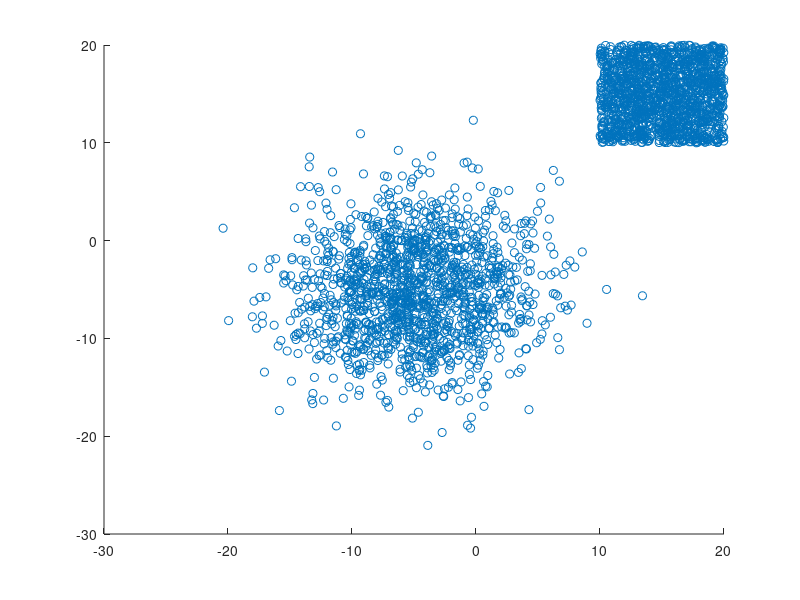

Here is the MATLAB script that generated this plot: (Note: this script raises an error after producing the figure.)
clear all 
close all 

% Define 2D uniform range
x_min = 10; x_max = 20;
y_min = 10; y_max = 20;
x_min_g = 0; x_max_g = -10;
y_min_g = 0; y_max_g = -10; 

% Define parameters
sampleSize = 1500;
HalfPeriod_L = [ x_max+(x_max - x_min)*3 y_max+(y_max - y_min)*3 ];
Mixture_N = 20;
Trimming_Factor = 20; 
Convergence_Factor = 0.000001;

% Generate x and y samples
rng('shuffle');
x_samples_uniform = x_min + (x_max - x_min) * rand( sampleSize, 1 );
y_samples_uniform = y_min + (y_max - y_min) * rand( sampleSize, 1 );

% Gaussian parameters
mu_x = (x_min_g + x_max_g)/2;
mu_y = (y_min_g + y_max_g)/2;
sigma_x = (x_max - x_min) / 2;
sigma_y = (y_max - y_min) / 2;
% Generate Gaussian samples
x_samples_gaussian = mu_x + sigma_x * randn(sampleSize, 1);
y_samples_gaussian = mu_y + sigma_y * randn(sampleSize, 1);

x_input = [x_samples_gaussian; x_samples_uniform];  % (2N × 1)
y_input = [y_samples_gaussian; y_samples_uniform];  % (2N × 1)
% finalize input
inputArray = [x_input.'; y_input.']';  % (2 × 2N)
idx = randperm(size(inputArray, 2));
inputArray = inputArray(:, idx);

% plot output
figure;
scatter(x_input, y_input);

% estimate the pdf with EMoFS
[pdf_index, Estimated_PDF] = emofs( ...
    inputArray, HalfPeriod_L, Mixture_N, Trimming_Factor, ...
    Convergence_Factor); 

% Prepare X,Y,Z indices 
MaxPeriod = max(HalfPeriod_L) * 2 + 1;
x_axis = pdf_index(:,1);
y_axis = pdf_index(:,2);
z_axis = Estimated_PDF;
% Reshape into grid form
X = reshape(x_axis, MaxPeriod, MaxPeriod);
Y = reshape(y_axis, MaxPeriod, MaxPeriod);
Z_emofs = reshape(z_axis, MaxPeriod, MaxPeriod);
% Plot the estimated pdf
figure;
% Plot 
%surf(X, Y, Z, ...
%    'FaceColor', 'none', ...   % remove surface fill
%    'EdgeColor', 'interp');    % color edges based on Z
surf(X, Y, Z_emofs); 
xlabel('x (ph)');
ylabel('y (ph)');
zlabel('Estimated PDF by EMoFS');
set(gca,'ydir','reverse');

% 2D contour
figure;
contour(X, Y, Z_emofs, Mixture_N, 'k');  % 2D contour

% calculate original PDF and draw it
pdf_val = 1 / ((x_max - x_min) * (y_max - y_min ));
Z_orig_uniform = zeros(size(X));
inside = (X >= x_min & X <= x_max) & (Y >= y_min & Y <= y_max);
Z_orig_uniform(inside) = pdf_val;

Z_orig_gaussian = (1 / (2*pi*sigma_x*sigma_y)) * ...
      exp(-((X - mu_x).^2 / (2*sigma_x^2)+...
      (Y - mu_y).^2 / (2*sigma_y^2)));

Z_orig = Z_orig_uniform + Z_orig_gaussian;
Z_orig = Z_orig / sum(Z_orig(:));

figure;
surf(X, Y, Z_orig); 
xlabel('x (ph)');
ylabel('y (ph)');
zlabel('Original PDF');
set(gca,'ydir','reverse');

% estimate the pdf with IGMM
options = statset('MaxIter',1000, 'Display','final');
gmdist = fitgmdist(inputArray, Mixture_N,'Options',options); % Mixture_N components
grid_points = [x_axis, y_axis];
f = pdf(gmdist, grid_points);
Z_igmm = reshape(f, MaxPeriod, MaxPeriod);

figure;
h1 = surf(X, Y, Z_igmm);
%set(h1, 'FaceAlpha', 0.6);
xlabel('x (ph)');
ylabel('y (ph)');
zlabel('Estimated PDF by IGMM');
set(gca,'ydir','reverse');

%%%%%%%%%%%%%%%%%%%%%%%%%%%%%%%%%%%%%%%%%%%%%%%%
% Draw EMoFS and IGMM Together
%%%%%%%%%%%%%%%%%%%%%%%%%%%%%%%%%%%%%%%%%%%%%%%%
% create the first surface using colors from the winter colormap
fig = figure(); 
tcl = tiledlayout(fig,1,1); 
ax = nexttile(tcl); 
surf1Colormap = winter(); 
tc = colormapToTruecolor(surf1Colormap,Z_igmm);  
hsurf1 = surf(ax,X,Y,Z_igmm,tc,'FaceColor','interp','EdgeAlpha',0.3);
set(hsurf1, 'FaceAlpha', 0.2);
% create second surface using colors from the autumn colormap
hold on
surf2Colormap = spring(); 
tc = colormapToTruecolor(surf2Colormap,Z_emofs);
hsurf2 = surf(ax,X,Y,Z_emofs,tc,'FaceColor','interp','EdgeAlpha',0.3);
axHidden = axes(tcl,'visible','off','HandleVisibility','off');
colormap(ax,surf1Colormap)
colormap(axHidden,surf2Colormap)
cb1 = colorbar(ax);
cb1.Layout.Tile = 'east';
cb1.Label.String = 'Estimation by IGMM';
cb2 = colorbar(axHidden);
cb2.Layout.Tile = 'east';
cb2.Label.String = 'Estimation by EMoFS';
xlim([ -(x_min*2) (x_max * 2) ]);
ylim([ -(y_min*2) (y_max * 2) ]);
zlim([0 max(Z_igmm(:))]);
xlabel('x (in)');
ylabel('y (in)');
zlabel('IGMM vs EMoFS');
view([-10,13]);


%%%%%%%%%%%%%%%%%%%%%%%%%%%%%%%%%%%%%%%%%%%%%%%%
% Draw EMoFS and Original Together
%%%%%%%%%%%%%%%%%%%%%%%%%%%%%%%%%%%%%%%%%%%%%%%%
% create the first surface using colors from the winter colormap
fig = figure(); 
tcl = tiledlayout(fig,1,1); 
ax = nexttile(tcl); 
surf1Colormap = winter(); 
tc = colormapToTruecolor(surf1Colormap,Z_orig);  
hsurf1 = surf(ax,X,Y,Z_orig,tc,'FaceColor','interp','EdgeAlpha',0.3);
set(hsurf1, 'FaceAlpha', 0.2);
% create second surface using colors from the autumn colormap
hold on
surf2Colormap = spring(); 
tc = colormapToTruecolor(surf2Colormap,Z_emofs);
hsurf2 = surf(ax,X,Y,Z_emofs,tc,'FaceColor','interp','EdgeAlpha',0.3);
axHidden = axes(tcl,'visible','off','HandleVisibility','off');
colormap(ax,surf1Colormap)
colormap(axHidden,surf2Colormap)
cb1 = colorbar(ax);
cb1.Layout.Tile = 'east';
cb1.Label.String = 'Original PDF';
cb2 = colorbar(axHidden);
cb2.Layout.Tile = 'east';
cb2.Label.String = 'Estimation by EMoFS';
xlim([ -(x_min*2) (x_max * 2) ]);
ylim([ -(y_min*2) (y_max * 2) ]);
zlim([0 max(Z_igmm(:))]);
xlabel('x (in)');
ylabel('y (in)');
zlabel('Original PDF vs EMoFS');
view([-10,13]);

error_diff = Z_orig - Z_emofs;
error_rms = sqrt(sum(error_diff.^2, "all")); 
fprintf("RMS EMoFS:  %f\n", error_rms);

%%%%%%%%%%%%%%%%%%%%%%%%%%%%%%%%%%%%%%%%%%%%%%%%
% Draw IGMM and Original Together
%%%%%%%%%%%%%%%%%%%%%%%%%%%%%%%%%%%%%%%%%%%%%%%%
% create the first surface using colors from the winter colormap
fig = figure(); 
tcl = tiledlayout(fig,1,1); 
ax = nexttile(tcl); 
surf1Colormap = winter(); 
tc = colormapToTruecolor(surf1Colormap,Z_orig);  
hsurf1 = surf(ax,X,Y,Z_orig,tc,'FaceColor','interp','EdgeAlpha',0.3);
set(hsurf1, 'FaceAlpha', 0.2);
% create second surface using colors from the autumn colormap
hold on
surf2Colormap = spring(); 
tc = colormapToTruecolor(surf2Colormap,Z_igmm);
hsurf2 = surf(ax,X,Y,Z_igmm,tc,'FaceColor','interp','EdgeAlpha',0.3);
axHidden = axes(tcl,'visible','off','HandleVisibility','off');
colormap(ax,surf1Colormap)
colormap(axHidden,surf2Colormap)
cb1 = colorbar(ax);
cb1.Layout.Tile = 'east';
cb1.Label.String = 'Original PDF';
cb2 = colorbar(axHidden);
cb2.Layout.Tile = 'east';
cb2.Label.String = 'Estimation by IGMM';
xlim([ -(x_min*2) (x_max * 2) ]);
ylim([ -(y_min*2) (y_max * 2) ]);
zlim([0 max(Z_igmm(:))]);
xlabel('x (in)');
ylabel('y (in)');
zlabel('Original PDF vs IGMM');
view([-10,13]);

error_diff = Z_orig - Z_igmm;
error_rms = sqrt(sum(error_diff.^2, "all")); 
fprintf("RMS IGMM:  %f\n", error_rms);


function tc = colormapToTruecolor(map,ZData)
% map is a n-by-3 colormap matrix
% ZData is a k-by-w matrix of ZData (or CData, I suppose)
% tc is a kxwx3 Truecolor array based on map and ZData values.
tcIdx = round(rescale(ZData,1,height(map)));
tc = reshape(map(tcIdx,:),[size(ZData),3]);
end
